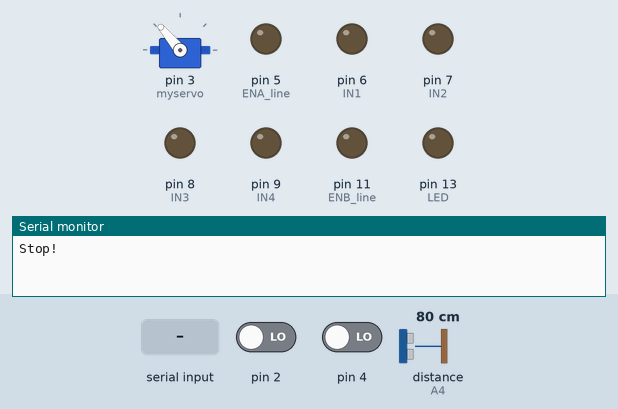
Simulated run of this sketch. Board: Arduino Uno, built with avr-gcc and run on an emulated ATmega328P. On the bench: servo, output pins drawn as LEDs (lit = HIGH), the last lines printed to the serial monitor. Wiring (inferred from the names in the program): ultrasonic range finder: trigger A5; echo A4. Dashed ring = blinking. Inputs (shaded band) come from the test bench; at power-on: distance to the obstacle (sensor on A4) 80 cm, pin 2 LOW, pin 4 LOW. The echo pulse lasts 58.3 µs per cm; pins used as bus, display or sensor lines are not drawn.

Above: at 1.2 s.
1.3 s: distance to the obstacle (sensor on A4) set to 44 cm
2.8 s: distance to the obstacle (sensor on A4) set to 37 cm
At 3.4 s:
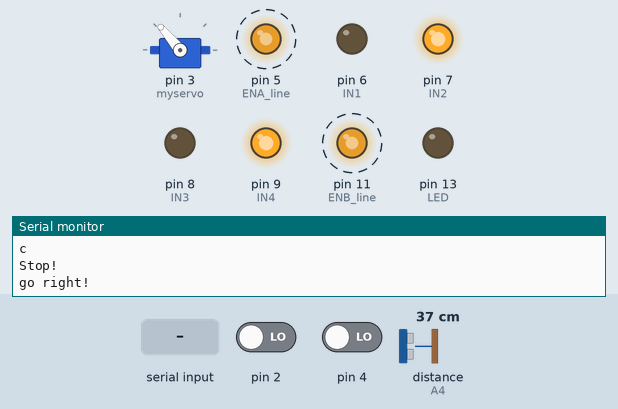
5.8 s: "0" received over Serial
At 8.5 s:
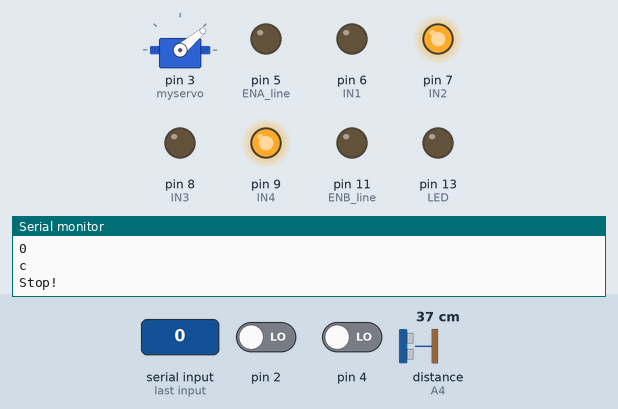
8.8 s: distance to the obstacle (sensor on A4) set to 60 cm
11.8 s: "2" received over Serial
At 13.1 s:
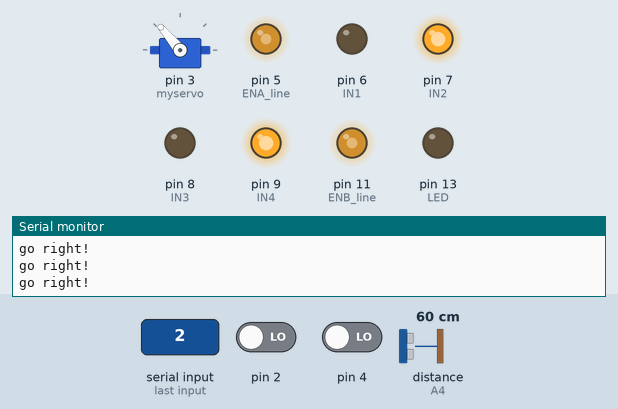
13.4 s: "90,45\n" received over Serial
At 14.2 s:
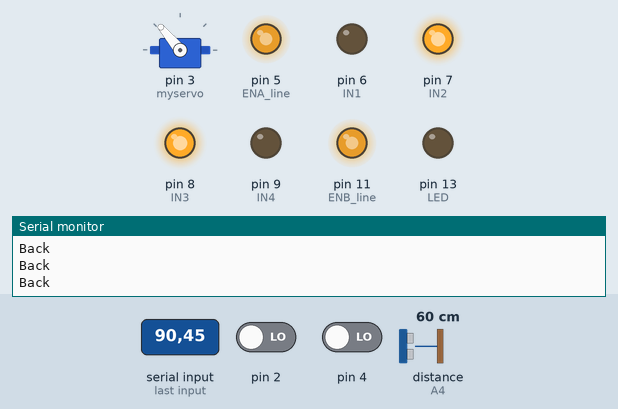
Timing chart, 0 to 16.4 s (numbered marks = the images above; inputs shaded):
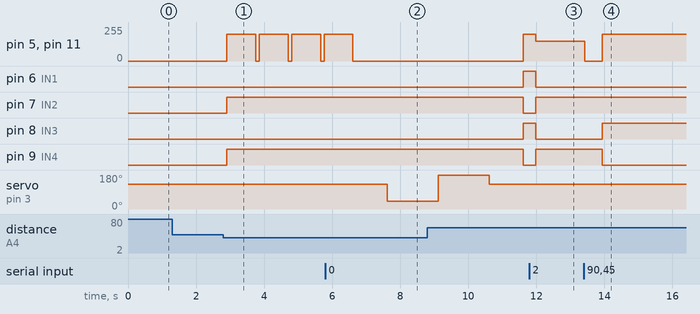

Measured:
- the behaviour switches between 42 and 41 cm on distance to the obstacle (sensor on A4) (found by bisection; images 0 and 1)
- after the input at 1.3 s, every drawn part: stays the same
- after the input at 2.8 s, pin 5 (ENA_line), pin 11 (ENB_line): alternates 200/255 for 0.85 s and 0/255 for 0.10 s, starting after 0.10 s; pin 7 (IN2), pin 9 (IN4): LOW → HIGH after 0.10 s
- after the input at 5.8 s, pin 5 (ENA_line), pin 11 (ENB_line): goes on until 6.6 s, then stays 0/255; servo on pin 3 (myservo): 130° → 40° after 1.8 s
- after the input at 8.8 s, pin 8 (IN3): LOW → HIGH after 2.8 s; pin 9 (IN4): HIGH → LOW after 2.8 s
- after the input at 11.8 s, pin 5 (ENA_line), pin 11 (ENB_line): 200/255 → 150/255 after 0.18 s; pin 8 (IN3): HIGH → LOW after 0.18 s; pin 9 (IN4): LOW → HIGH after 0.18 s
- after the input at 13.4 s, pin 5 (ENA_line), pin 11 (ENB_line): 150/255 → 0/255 at once, → 200/255 0.51 s later; pin 8 (IN3): LOW → HIGH after 0.54 s; pin 9 (IN4): HIGH → LOW after 0.54 s

The sketch:

CS117Car.ino
```cpp
//www.elegoo.com
//2016.09.19

#include <Servo.h> //servo library

#define LT1 digitalRead(10)
#define LT2 digitalRead(4)
#define LT3 digitalRead(2)

//for line begin
#define ENA_line 5
#define ENB_line 11
#define IN1 6
#define IN2 7
#define IN3 8
#define IN4 9

#define ABS_line 150

//line end


#define MIDDLE_ANGLE 130
#define STOP_DIST 40

Servo myservo; // create servo object to control servo
int Echo = A4;
int Trig = A5;

int LED=13;
volatile int state = LOW;
char getstr;
int in1=6;
int in2=7;
int in3=8;
int in4=9;
int ENA=5;
int ENB=11;
int ABS=200;

// 0 - autonomous, 1 - manual, 2 - line following
int operation_mode;

//line begin
void back(){
  analogWrite(ENA_line, ABS_line);
  analogWrite(ENB_line, ABS_line);
  digitalWrite(IN1, HIGH);
  digitalWrite(IN2, LOW);
  digitalWrite(IN3, LOW);
  digitalWrite(IN4, HIGH);
  Serial.println("go back!");
}

void forward(){
  analogWrite(ENA_line, ABS_line);
  analogWrite(ENB_line, ABS_line);
  digitalWrite(IN1, LOW);
  digitalWrite(IN2, HIGH);
  digitalWrite(IN3, HIGH);
  digitalWrite(IN4, LOW);
  Serial.println("go forward!");
}

void left(){
  analogWrite(ENA_line, ABS_line);
  analogWrite(ENB_line, ABS_line);
  digitalWrite(IN1, HIGH);
  digitalWrite(IN2, LOW);
  digitalWrite(IN3, HIGH);
  digitalWrite(IN4, LOW);
  Serial.println("go left!");
}

void right(){
  analogWrite(ENA_line, ABS_line);
  analogWrite(ENB_line, ABS_line);
  digitalWrite(IN1, LOW);
  digitalWrite(IN2, HIGH);
  digitalWrite(IN3, LOW);
  digitalWrite(IN4, HIGH);
  Serial.println("go right!");
}

void stop(){
   digitalWrite(ENA_line, LOW);
   digitalWrite(ENB_line, LOW);
   Serial.println("Stop!");
}


//line end
void _mBack()
{
  analogWrite(ENA,ABS);
  analogWrite(ENB,ABS);
  digitalWrite(in1,HIGH);//digital output
  digitalWrite(in2,LOW);
  digitalWrite(in3,LOW);
  digitalWrite(in4,HIGH);
  Serial.println("Forward");
}
void _mForward()
{
  analogWrite(ENA,ABS);
  analogWrite(ENB,ABS);
  digitalWrite(in1,LOW);
  digitalWrite(in2,HIGH);
  digitalWrite(in3,HIGH);
  digitalWrite(in4,LOW);
  Serial.println("Back");
}
void _mleft()
{
  analogWrite(ENA,ABS);
  analogWrite(ENB,ABS);
  digitalWrite(in1,HIGH);
  digitalWrite(in2,LOW);
  digitalWrite(in3,HIGH);
  digitalWrite(in4,LOW);
  Serial.println("go left!");
}
void _mright()
{
  analogWrite(ENA,ABS);
  analogWrite(ENB,ABS);
  digitalWrite(in1,LOW);
  digitalWrite(in2,HIGH);
  digitalWrite(in3,LOW);
  digitalWrite(in4,HIGH);
  Serial.println("go right!");
}
void _mStop()
{
  digitalWrite(ENA,LOW);
  digitalWrite(ENB,LOW);
  Serial.println("Stop!");
}

 /*Ultrasonic distance measurement Sub function*/
int Distance_test()
{
  digitalWrite(Trig, LOW);
  delayMicroseconds(2);
  digitalWrite(Trig, HIGH);
  delayMicroseconds(20);
  digitalWrite(Trig, LOW);
  float Fdistance = pulseIn(Echo, HIGH);
  Fdistance= Fdistance/58;
  return (int)Fdistance;
}

void stateChange()
{
  state = !state;
  digitalWrite(LED, state);
}

void setup()
{
  pinMode(LED, OUTPUT);
  myservo.attach(3);// attach servo on pin 3 to servo object
  Serial.begin(9600);
  pinMode(Echo, INPUT);
  pinMode(Trig, OUTPUT);
  pinMode(in1,OUTPUT);
  pinMode(in2,OUTPUT);
  pinMode(in3,OUTPUT);
  pinMode(in4,OUTPUT);
  pinMode(ENA,OUTPUT);
  pinMode(ENB,OUTPUT);
  _mStop();

  operation_mode = 1;
  myservo.write(MIDDLE_ANGLE);
}

char in;
void loop()
{
  // Check bluetooth input values
  if (Serial.available())
  {
    in = Serial.read();
    if (in == '0' || in == '1' || in == '2')
    {
      _mStop();
      operation_mode = in - '0';
      Serial.println(operation_mode);

      if (operation_mode == 1)
      {
        myservo.write(MIDDLE_ANGLE);
        delay(500);
      }
      else if (operation_mode == 0)
      {
        myservo.write(MIDDLE_ANGLE);
        delay(500);
      }
    }
  }

  int middleDistance, rightDistance, leftDistance;
  switch (operation_mode)
  {
    // AUTONOMOUS MODE
    case 0:
      middleDistance = Distance_test();
      #ifdef send
      Serial.print("middleDistance=");
      Serial.println(middleDistance);
      #endif

      if(middleDistance<= STOP_DIST)
      {
        Serial.println("c");
        _mStop();
        delay(500);
        myservo.write(MIDDLE_ANGLE - 90);//10°-180°
        delay(1000);
        rightDistance = Distance_test();

        #ifdef send
        Serial.print("rightDistance=");
        Serial.println(rightDistance);
        #endif

        delay(500);
        // myservo.write(135);
        //delay(1000);
        myservo.write(MIDDLE_ANGLE + 90);
        delay(1000);
        leftDistance = Distance_test();

        #ifdef send
        Serial.print("leftDistance=");
        Serial.println(leftDistance);
        #endif

        delay(500);
        myservo.write(MIDDLE_ANGLE);
        delay(1000);
        if(rightDistance>leftDistance)
        {
          _mright();
          delay(360);
         }
         else if(rightDistance<leftDistance)
         {
          _mleft();
          delay(360);
         }
         else if((rightDistance <= STOP_DIST) || (leftDistance<= STOP_DIST))
         {
          _mBack();
          delay(180);
         }
         else
         {
          _mForward();
         }
      }
      else
          _mForward();

      break;

    // MANUAL MODE
    case 1:
      // check for collision
      middleDistance = Distance_test();
      #ifdef send
      Serial.print("middleDistance=");
      Serial.println(middleDistance);
      #endif

      if (middleDistance <= STOP_DIST)
      {
        Serial.println("c");
        _mStop();
        delay(100);
        _mright();
        delay(850);
        _mStop();
      }

      // read input from bluetooth
     if(in =='f')
        _mForward();
      else if(in =='b')
      {
        _mBack();
        //delay(20);
      }
      else if(in =='l')
      {
        _mleft();
        //delay(20);
      }
      else if(in =='r')
      {
        _mright();
        //delay(20);
      }
      else if(in =='s')
      {
         _mStop();
      }
      else if(in =='A')
      {
        stateChange();
      }


      break;


    // LINE FOLLOWING MODE
    case 2:
      // check for collision


      // read IR sensors


      // move based on sensor values
       if (LT2 == HIGH) {
              forward();
       }
       //else if(LT1 == HIGH) {
//          forward();
//        }
        else if (LT3 == HIGH) {
         forward();
         //while (LT3 == HIGH);
         //stop();
      } else {
        right();
      }

       break;
       default:

      break;
    }
}
```
